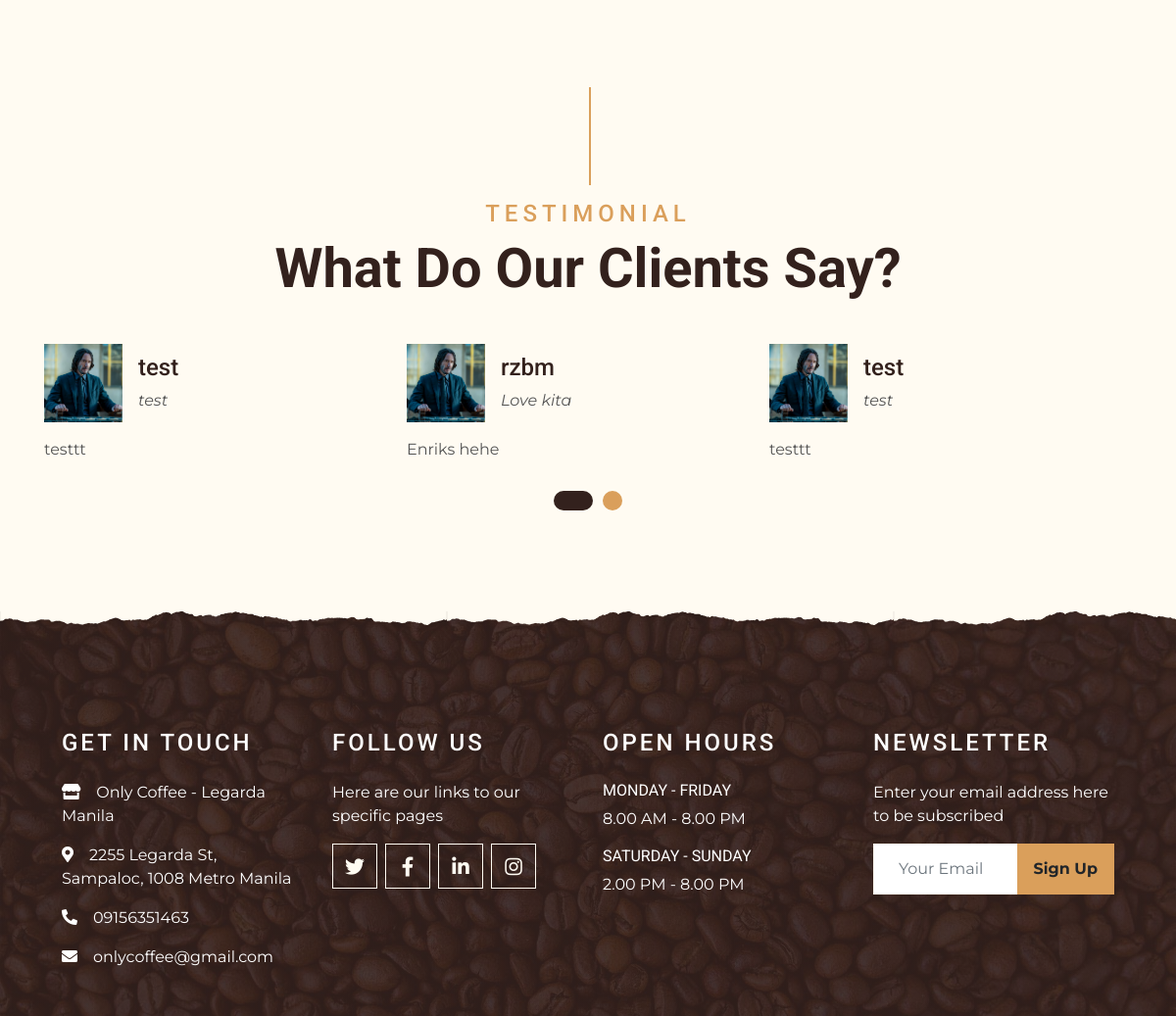
Before: / (lower part) with the older database file.
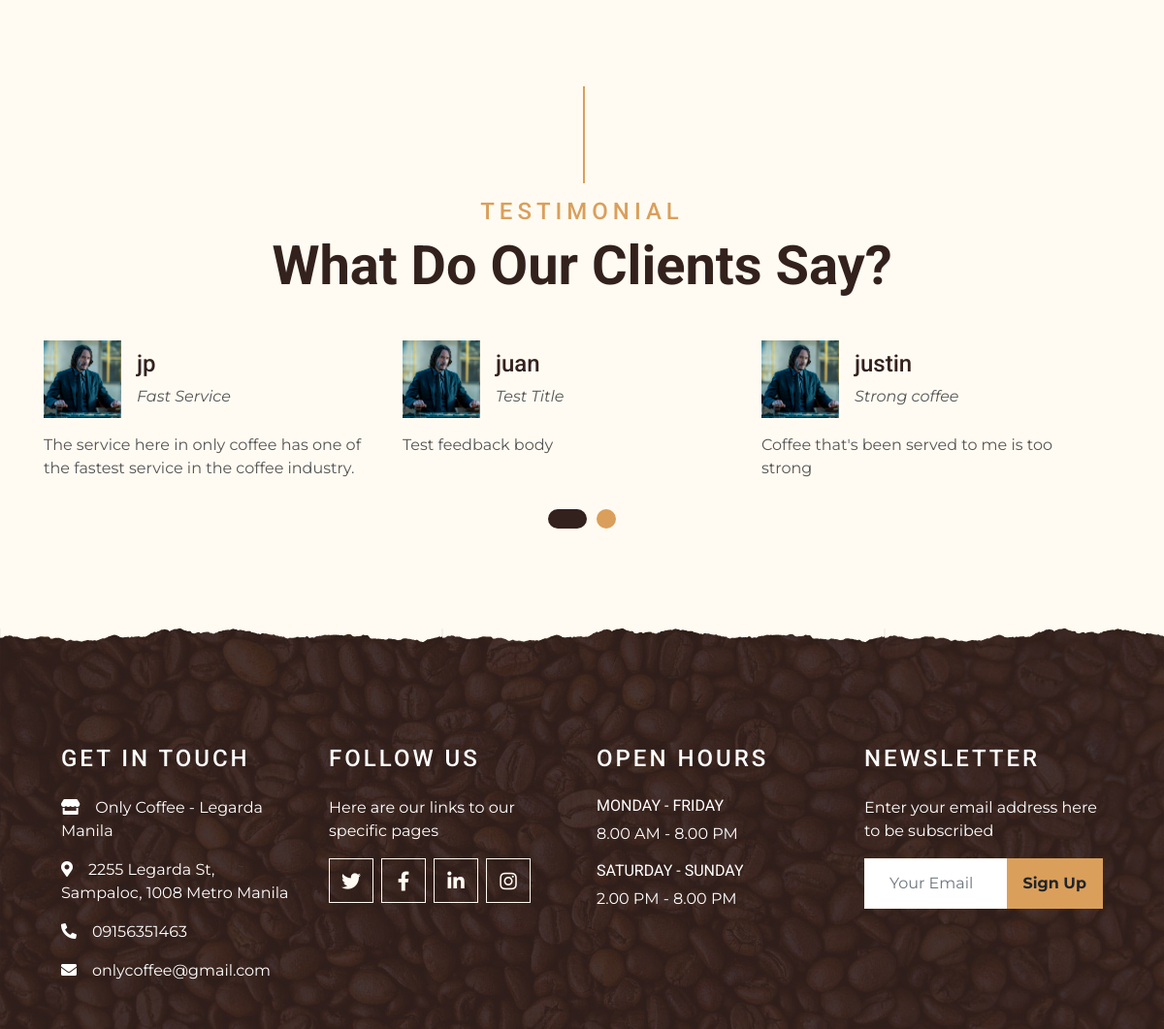
After: the same page with the newer database file.
### tables this page shows
CREATE TABLE `tblfeedback` (
  `feedbackid` int(11) NOT NULL,
  `title` varchar(255) NOT NULL,
  `feedback_desc` text DEFAULT NULL,
  `feedback_datetime` datetime NOT NULL DEFAULT current_timestamp(),
  `customerid` int(11) DEFAULT NULL
);

CREATE TABLE `tblemployees` (
  `employeeID` int(11) NOT NULL,
  `firstname` varchar(255) NOT NULL,
  `lastname` varchar(255) NOT NULL,
  `email` varchar(50) NOT NULL,
  `position` varchar(255) NOT NULL DEFAULT 'guest',
  `hiredate` date NOT NULL DEFAULT current_timestamp(),
  `username` varchar(50) NOT NULL,
  `password` varchar(255) NOT NULL
);

CREATE TABLE `tblcoffeeshop` (
  `coffeeshopid` int(11) NOT NULL,
  `shopname` varchar(255) NOT NULL,
  `branch` varchar(255) DEFAULT NULL,
  `address` varchar(255) DEFAULT NULL,
  `contact_no` varchar(11) DEFAULT NULL,
  `email` varchar(50) DEFAULT NULL,
  `employees_id` int(11) DEFAULT NULL
);

### views/partials/nav.php (called while the page is built, shortened)
<?php
$db = App::resolve('Core\Database');
$coffee_data = $db->query("SELECT * FROM tblcoffeeshop")->get();
?>

### Core/functions.php (called while the page is built, shortened)
<?php
function base_path($path) {
  return BASE_PATH . $path;
}
function view($path, $attributes = []) {
  extract($attributes);
  require base_path('views/' . $path);
}

### Http/controllers/index.php (called while the page is built, shortened)
<?php
$db = App::resolve('Core\Database');
$feedback = $db->query("SELECT * FROM tblfeedback JOIN tblemployees ON employeeID = customerid ORDER BY RAND() LIMIT 5")->get();
view('index.view.php', [
  'feedback' => $feedback
]);

### public/index.php (called while the page is built, shortened)
<?php
require BASE_PATH . "Core/functions.php";
spl_autoload_register(function($class) {
  $class = str_replace('\\', DIRECTORY_SEPARATOR , $class);
});
require base_path('bootstrap.php');
$router = new \Core\Router();
$uri = parse_url($_SERVER['REQUEST_URI'])['path'];
$method = $_POST['_method'] ?? $_SERVER['REQUEST_METHOD'];
$router->route($uri, $method);

### Core/Container.php (called while the page is built, shortened)
<?php
class Container {
  protected $bindings = [];
  public function bind($key, $resolver)
  {
    $this->bindings[$key] = $resolver;
  }
  public function resolve($key)
  {
    if(array_key_exists($key, $this->bindings)) {
      $resolver = $this->bindings[$key];
      return call_user_func($resolver);
    }
  }
}
?>

### config.php (called while the page is built)
<?php
return [
  'database' => [
    'host' => 'localhost',
    'port' => 3306,
    'dbname' => 'coffeeshop_db',
    'charset' => 'utf8mb4'
  ],
  'account' => [
    'username' => 'root',
    'password' => ''
  ]
];

### bootstrap.php (called while the page is built, shortened)
<?php
$container = new Container();
$container->bind('Core\Database', function() {
  $config = require(base_path("config.php"));
  return new Core\Database($config['database'], $config['account']['username'], $config['account']['password']);
});
?>

### Core/Database.php (called while the page is built, shortened)
<?php
class Database {
  public $connection;
  public $statement;
  public function __construct(array $config, string $username, string $password) {
    $dsn = "mysql:" . http_build_query($config, '', ';');
    $this->connection = new PDO($dsn, $username, $password, [
      PDO::ATTR_DEFAULT_FETCH_MODE => PDO::FETCH_ASSOC,
      ]);
  }
  public function query($query, $params = []) {
    $this->statement = $this->connection->prepare($query);
    $this->statement->execute($params);
    return $this;
  }
  public function get() {
    return $this->statement->fetchAll();
  }
}
?>

### Core/App.php (called while the page is built, shortened)
<?php
class App {
  protected static $container;
  public static function setContainer($container)
  {
    static::$container = $container;
  }
  public static function resolve($key)
  {
    return static::$container->resolve($key);
  }
}
?>

### views/index.view.php (the view, shortened to what the changed rows need)
<?php require 'partials/head.php'; ?>
<?php require 'partials/nav.php'; ?>
<div class="container-fluid pt-5">
    <div class="container">
        <div class="row">
            <div class="col-lg-6">
            </div>
            <div class="col-lg-6">
            </div>
        </div>
    </div>
</div>
<div class="container-fluid py-5">
    <div class="container">
        <div class="section-title">
            <h4 class="text-primary text-uppercase" style="letter-spacing: 5px;">Testimonial</h4>
            <h1 class="display-4">What Do Our Clients Say?</h1>
        </div>
        <div class="owl-carousel testimonial-carousel">
            <?php foreach ($feedback as $fback) : ?>
                <div class="testimonial-item">
                    <div class="d-flex align-items-center mb-3">
                        <img class="img-fluid" src="img/testimonial-1.jpg" alt="">
                        <div class="ml-3">
                            <h4><?= $fback['username'] ?></h4>
                            <i><?= $fback['title'] ?></i>
                        </div>
                    </div>
                    <p class="m-0" style="padding-right:20px"><?= $fback['feedback_desc'] ?></p>
                </div>
            <?php endforeach; ?>
        </div>
    </div>
</div>
<?php require 'partials/foot.php'; ?>

### Core/Router.php (shortened to what the changed rows need)
<?php
class Router {
  protected $routes = [];
  public function add($method, $uri, $controller)
  {
    $this->routes[] = [
      'uri' => $uri,
      'controller' => $controller,
      'method' => $method,
      'middleware' => NULL,
    ];
    return $this;
  }
  public function only($key)
  {
    $this->routes[array_key_last($this->routes)]['middleware'] = $key;
  }
  public function route($uri, $method)
  {
    foreach ($this->routes as $route) {
      if ($route['uri'] === $uri && $route['method'] === strtoupper($method)) {
        return require base_path('Http/controllers/' . $route['controller']);
      }
    }
  }
}

### views/partials/foot.php (shortened to what the changed rows need)
<?php
$db = App::resolve('Core\Database');
$coffee_data = $db->query("SELECT * FROM tblcoffeeshop")->get();
?>
    <div class="container-fluid footer text-white mt-5 pt-5 px-0 position-relative overlay-top">
        <div class="row mx-0 pt-5 px-sm-3 px-lg-5 mt-4">
            <div class="col-lg-3 col-md-6 mb-5">
                <h4 class="text-white text-uppercase mb-4" style="letter-spacing: 3px;">Get In Touch</h4>
                <?php foreach ($coffee_data as $data) : ?>
                    <p><i class="fa fa-solid fa-store mr-3"></i><?= $data['shopname'] ?> - <?= $data['branch']?></p>
                    <p><i class="fa fa-map-marker-alt mr-3"></i><?= $data['address']?></p>
                    <p><i class="fa fa-phone-alt mr-3"></i><?= $data['contact_no']?></p>
                    <p class="m-0"><i class="fa fa-envelope mr-3"></i><?= $data['email']?></p>
                <?php endforeach; ?>
            </div>
            <div class="col-lg-3 col-md-6 mb-5">
                <h4 class="text-white text-uppercase mb-4" style="letter-spacing: 3px;">Follow Us</h4>
                <p>Here are our links to our specific pages</p>
                <div class="d-flex justify-content-start">
                    <a class="btn btn-lg btn-outline-light btn-lg-square mr-2" href="#"><i class="fab fa-twitter"></i></a>
                    <a class="btn btn-lg btn-outline-light btn-lg-square mr-2" href="#"><i class="fab fa-facebook-f"></i></a>
                    <a class="btn btn-lg btn-outline-light btn-lg-square mr-2" href="#"><i class="fab fa-linkedin-in"></i></a>
                    <a class="btn btn-lg btn-outline-light btn-lg-square" href="#"><i class="fab fa-instagram"></i></a>
                </div>
            </div>
            <div class="col-lg-3 col-md-6 mb-5">
                <h4 class="text-white text-uppercase mb-4" style="letter-spacing: 3px;">Open Hours</h4>
                <div>
                    <h6 class="text-white text-uppercase">Monday - Friday</h6>
                    <p>8.00 AM - 8.00 PM</p>
                    <h6 class="text-white text-uppercase">Saturday - Sunday</h6>
                    <p>2.00 PM - 8.00 PM</p>
                </div>
            </div>
            <div class="col-lg-3 col-md-6 mb-5">
                <h4 class="text-white text-uppercase mb-4" style="letter-spacing: 3px;">Newsletter</h4>
                <p>Enter your email address here to be subscribed</p>
                <div class="w-100">
                    <div class="input-group">
                        <input type="text" class="form-control border-light" style="padding: 25px;" placeholder="Your Email">
                        <div class="input-group-append">
                            <button class="btn btn-primary font-weight-bold px-3">Sign Up</button>
                        </div>
                    </div>
                </div>
            </div>
        </div>
    </div>
</body>
</html>

Changed rows visible on the page:
removed tblfeedback: customerid.username "test", title "test", feedback_desc "testtt"
removed tblfeedback: customerid.username "rzbm", title "Love kita", feedback_desc "Enriks hehe"
removed tblfeedback: customerid.username "test", title "test", feedback_desc "testtt"
added tblfeedback: customerid.username "jp", title "Fast Service", feedback_desc "The service here in only coffee has one of the fastest service in the coffee industry."
added tblfeedback: customerid.username "juan", title "Test Title", feedback_desc "Test feedback body"
added tblfeedback: customerid.username "justin", title "Strong coffee", feedback_desc "Coffee that's been served to me is too strong"
